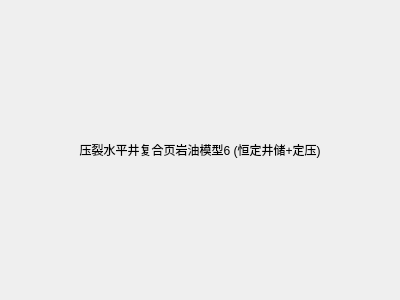
<?xml version="1.0" encoding="UTF-8"?>
<ui version="4.0">
 <class>ModelWidget6</class>
 <widget class="QWidget" name="ModelWidget6">
  <property name="geometry">
   <rect>
    <x>0</x>
    <y>0</y>
    <width>400</width>
    <height>300</height>
   </rect>
  </property>
  <layout class="QVBoxLayout" name="verticalLayout">
   <item>
    <widget class="QLabel" name="label">
     <property name="text">
      <string>压裂水平井复合页岩油模型6 (恒定井储+定压)</string>
     </property>
     <property name="alignment">
      <set>Qt::AlignCenter</set>
     </property>
    </widget>
   </item>
  </layout>
 </widget>
 <resources/>
 <connections/>
</ui>
